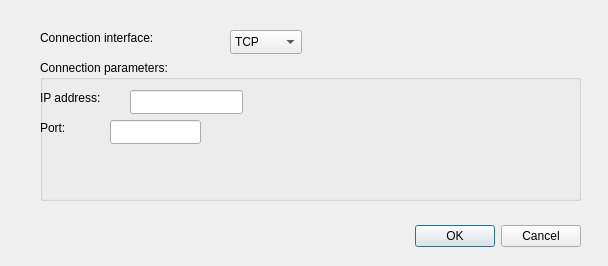
<?xml version="1.0" encoding="UTF-8"?>
<ui version="4.0">
 <class>ChangeModbusDeviceParameters</class>
 <widget class="QDialog" name="ChangeModbusDeviceParameters">
  <property name="geometry">
   <rect>
    <x>0</x>
    <y>0</y>
    <width>608</width>
    <height>266</height>
   </rect>
  </property>
  <property name="windowTitle">
   <string>Dialog</string>
  </property>
  <widget class="QDialogButtonBox" name="buttonBox">
   <property name="geometry">
    <rect>
     <x>30</x>
     <y>220</y>
     <width>551</width>
     <height>32</height>
    </rect>
   </property>
   <property name="orientation">
    <enum>Qt::Horizontal</enum>
   </property>
   <property name="standardButtons">
    <set>QDialogButtonBox::Cancel|QDialogButtonBox::Ok</set>
   </property>
  </widget>
  <widget class="QComboBox" name="ConnectionInterfaceComboBox">
   <property name="geometry">
    <rect>
     <x>230</x>
     <y>30</y>
     <width>72</width>
     <height>24</height>
    </rect>
   </property>
   <item>
    <property name="text">
     <string>TCP</string>
    </property>
   </item>
   <item>
    <property name="text">
     <string>RTU</string>
    </property>
   </item>
  </widget>
  <widget class="QLabel" name="ConnectionInterfaceLabel">
   <property name="geometry">
    <rect>
     <x>40</x>
     <y>30</y>
     <width>191</width>
     <height>16</height>
    </rect>
   </property>
   <property name="text">
    <string>Connection interface:</string>
   </property>
  </widget>
  <widget class="QGroupBox" name="TCPInterfaceGroupBox">
   <property name="geometry">
    <rect>
     <x>40</x>
     <y>60</y>
     <width>541</width>
     <height>141</height>
    </rect>
   </property>
   <property name="title">
    <string>Connection parameters:</string>
   </property>
   <widget class="QLineEdit" name="IPAddressLineEdit">
    <property name="geometry">
     <rect>
      <x>90</x>
      <y>30</y>
      <width>113</width>
      <height>24</height>
     </rect>
    </property>
   </widget>
   <widget class="QLineEdit" name="PortLineEdit">
    <property name="geometry">
     <rect>
      <x>70</x>
      <y>60</y>
      <width>91</width>
      <height>24</height>
     </rect>
    </property>
   </widget>
   <widget class="QLabel" name="IPAddressLabel">
    <property name="geometry">
     <rect>
      <x>0</x>
      <y>30</y>
      <width>101</width>
      <height>16</height>
     </rect>
    </property>
    <property name="text">
     <string>IP address:</string>
    </property>
   </widget>
   <widget class="QLabel" name="PortLabel">
    <property name="geometry">
     <rect>
      <x>0</x>
      <y>60</y>
      <width>71</width>
      <height>16</height>
     </rect>
    </property>
    <property name="text">
     <string>Port:</string>
    </property>
   </widget>
  </widget>
 </widget>
 <resources/>
 <connections>
  <connection>
   <sender>buttonBox</sender>
   <signal>accepted()</signal>
   <receiver>ChangeModbusDeviceParameters</receiver>
   <slot>accept()</slot>
   <hints>
    <hint type="sourcelabel">
     <x>248</x>
     <y>254</y>
    </hint>
    <hint type="destinationlabel">
     <x>157</x>
     <y>274</y>
    </hint>
   </hints>
  </connection>
  <connection>
   <sender>buttonBox</sender>
   <signal>rejected()</signal>
   <receiver>ChangeModbusDeviceParameters</receiver>
   <slot>reject()</slot>
   <hints>
    <hint type="sourcelabel">
     <x>316</x>
     <y>260</y>
    </hint>
    <hint type="destinationlabel">
     <x>286</x>
     <y>274</y>
    </hint>
   </hints>
  </connection>
 </connections>
</ui>
